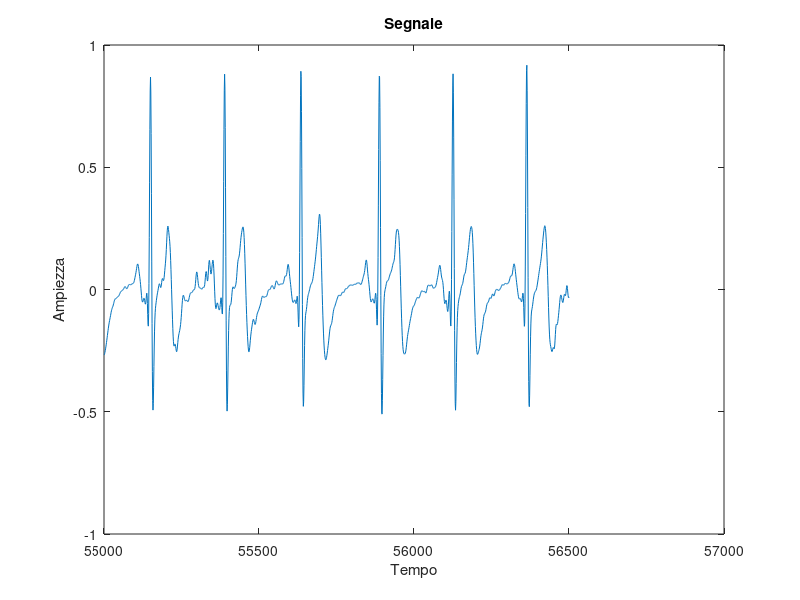

Here is the MATLAB script that generated this plot: (Note: this script raises an error after producing the figure.)
close all
clear
clc

% Il file importato deve trovarsi nella stessa cartella del file matlab
% eseguito
addpath('..\');
load('FilteredData_Subject_10_task_BL.mat');

%% PUNTO 1
% seleziono i campioni richiesti del segnale e ne stampo il grafico
t = 55000:56500; %il tempo secondo me va da questi due parametri e non da 0:1500


% Perchè non t?
x = ECG(55000:56500,1);
num_campioni = length(x);


% disegno il segnale
%pongo il titolo alla figura
figure('Name', "Segnale del soggetto 10 task Baseline");



%subplot(2, 1, 1);
plot(t, x);
% rinomino assi e grafico
title("Segnale");
xlabel("Tempo");            % credo siano le unità giuste,  
ylabel("Ampiezza");        % quelle che ha usato la prof

% tengo il grafico aperto per disegnare il valore medio
hold on;

%% PUNTO 2
% valor medio e disegno sul grafico in sovraimpressione
valore_medio_x = mean(x);
yline(valore_medio_x, '-.r', 'Valore Medio', 'LineWidth', 2);

hold on;

%% PUNTO 3
% energia e varianza
energia_x = sum(abs(x).^2);
%disp(x);
varianza_x= var(x);
annotation('textbox', [0.630, 0.825, 0.275, 0.1], 'BackgroundColor', [1 0.3 0.3], 'String', "Energia = " + energia_x + newline +"Varianza = " + varianza_x) 
%valori scelti prima della grandezza del box erano [0.6, 0.8, 0.35, 0.1]


%% PUNTO 4
numzeri = num_campioni*0.1;
vettBin = ones(num_campioni, 1);
flag = 1;

for c = 1:numzeri
    while flag
        r = randi(num_campioni);
        if vettBin(r) == 1
            flag = 0;
            vettBin(r) = 0;
        end
    end
    flag = 1;
end

y = x .* vettBin;
figure('Name', "Segnale Degradato del soggetto 10 task Baseline");
%subplot(2, 1, 2);
plot(t, y);
title("Segnale Degradato");
xlabel("Tempo");           
ylabel("Ampiezza");        

hold on;

valore_medio_y = mean(y);
yline(valore_medio_y, '-.r', 'Valore Medio', 'LineWidth', 2);

energia_y = sum(abs(y).^2);
annotation('textbox', [0.630, 0.875, 0.275, 0.05], 'BackgroundColor', [1 0.3 0.3], 'String', "Energia = " + energia_y);

%% PUNTO 5

addpath('..\');
load('FilteredData_Subject_3_task_CW.mat');

z = ECG(55000:56500,1);
num_campioni_z = length(z);

figure('Name', "Segnale del soggetto 3 task CW");
plot(t, z);

[c, tz] = xcorr(y, z);          % riguardare per il tempo da usare nella plot
plot(tz, c);    

%% PUNTO 6
rho_mat = corrcoef(y, z);       % ottengo la matrice con tutti i coefficienti di correlazione
rho = rho_mat(1, 2);            % prendiamo il coefficiente di correlazione incrociato (poteva essere anche la posizione 2, 1 
                                % in quanto il coefficiente tra y e z e il coefficiante tra z e y sono uguali)
annotation('textbox', [0.430, 0.865, 0.475, 0.06], 'BackgroundColor', [1 0.3 0.3], 'String', "Coefficiente di Correlazione = " + rho);
title("Segnale");
xlabel("Tempo");           
ylabel("Ampiezza");

%% PUNTO 7
pks = findpeaks(x); 
pks_len = length(pks);
pks_count = 0;
for i = 1 : pks_len
    if pks(i) > 0.8
        pks_count = pks_count + 1;
    end
end